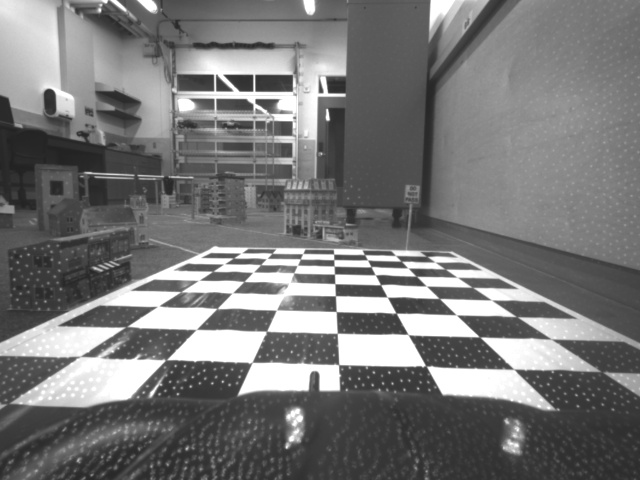
#> input picture testimages/calibre_center1.jpeg, 640 x 480 px, given in place of chessboard-lowres2.png, which was not available
$ python calibrate.py
#> lines starting #> are read from the running program, lines starting #| are printed output that depends on the picture; after the words box and inside, x2 and y2 are one past the last pixel; in counts of white or black regions, pixels touching at a corner belong together; pictures that were not available may be replaced by others from this repository, and a replacement may not be noted
### code/utils/makeChessboard.py
from cv2 import (FILLED as cv_FILLED,
                imshow as cv_imshow,
                waitKey as cv_waitKey,
                rectangle as cv_rectangle)
from numpy import ( uint8 as np_uint8,
                    zeros as np_zeros)
from pprint import PrettyPrinter

# help from
# https://answers.opencv.org/question/27917/how-to-create-a-chess-board/


def blackWhiteSwap(color):
    if color == 0:
        return 255
    else:
        return 0


def getChessboardPoints(shape=(640, 480), cols=8, rows=9, show=False):
    # dimensions we're working with
    IMG_W = shape[0]
    IMG_H = shape[1]

    # step size
    stepW = IMG_W // cols
    stepH = IMG_H // rows

    pts = []

    chessboard = np_zeros([IMG_H, IMG_W], dtype=np_uint8)
    color = 0

    for j in range(0, IMG_H, stepH):
        color = blackWhiteSwap(color)
        rowPts = []

        for i in range(0, IMG_W, stepW):
            rowPts.append([i, j])
            cv_rectangle(chessboard, (i, j), (i+stepW, j+stepH), color, thickness=cv_FILLED)
            color = blackWhiteSwap(color)
        rowPts.append([i, j+stepW])
        pts.append(rowPts)

    if show:
        cv_imshow("chessboard", chessboard)
        cv_waitKey(0)

    return pts


# [7 lines left out: function main, not called in this run]


# [2 lines that do not run on import are left out]

### code/camera/calibrate.py
from os import path as os_path
from sys import path as sys_path
from cv2 import (findHomography as cv_findHomography,
                imread as cv_imread,
                imshow as cv_imshow,
                waitKey as cv_waitKey,
                circle as cv_circle,
                warpPerspective as cv_warpPerspective,
                destroyAllWindows as cv_destroyAllWindows)
from numpy import array as np_array

sys_path.append(os_path.abspath("../utils/"))
from makeChessboard import getChessboardPoints

# help from
# https://www.learnopencv.com/homography-examples-using-opencv-python-c/


# dimensions we're working with
IMG_H = 480
IMG_W = 640

# image we use to calibrate - can still add more points
rgbSrcName = "calibre_centerv1_2.jpeg"
rgbSrcPts = [
    [213, 268], [258, 268], [304, 267], [349, 267], [395, 267], [442, 268], [488, 268],     # 0th row
    [204, 274], [252, 274], [301, 274], [350, 274], [400, 274], [449, 274], [500, 275],     # 1st row
    [139, 283], [191, 283], [245, 283], [298, 283], [351, 282],                             # 2nd row
            [404, 282], [458, 283], [514, 284], [570, 285],
    [119, 292], [591, 296],                                                                 # 3rd row
    [159, 305], [553, 308],                                                                 # 4th row
    [67,  319], [580, 324],                                                                 # 5th row
    [112, 339], [611, 344],                                                                 # 6th row
    [76,  363], [170, 364], [266, 364], [361, 366], [458, 367], [556, 369],                 # 7th row
    [29,  395], [240, 399], [253, 398], [365, 399], [480, 402], [596, 402],                 # 8th row
    [96,  446], [233, 450], [372, 450], [512, 452],                                         # 9th row
]
rgbChessPtsIdxs = [
    [0, 1], [0, 2], [0, 3], [0, 4], [0, 5], [0, 6], [0, 7],                     # 0th row
    [1, 1], [1, 2], [1, 3], [1, 4], [1, 5], [1, 6], [1, 7],                     # 1st row
    [2, 0], [2, 1], [2, 2], [2, 3], [2, 4], [2, 5], [2, 6], [2, 7], [2, 8],     # 2nd row
    [3, 0], [3, 8],                                                             # 3rd row
    [4, 1], [4, 7],                                                             # 4th row
    [5, 0], [5, 7],                                                             # 5th row
    [6, 1], [6, 7],                                                             # 6th row
    [7, 1], [7, 2], [7, 3], [7, 4], [7, 5], [7, 6],                             # 7th row
    [8, 1], [8, 2], [8, 3], [8, 4], [8, 5], [8, 6],                             # 8th row
    [9, 2], [8, 3], [8, 4], [8, 5],                                             # 9th row
]

# redo for low res
IMG_H_LOW = 240
IMG_W_LOW = 424
rgbLowSrcName = "chessboard-lowres2.png"
rgbSrcPtsLow = [
    [120, 121], [145, 121], [170, 121], [195, 121], [221, 121],                 # 0th row
            [246, 120], [271, 122], [297, 122],
    [113, 125], [139, 125], [166, 125], [276, 126], [303, 126], [333, 127],     # 1st row
    [101, 131], [162, 130], [221, 132], [282, 131], [342, 132],                 # 2nd row
    [90 , 137], [156, 138], [223, 138], [290, 139], [358, 139],                 # 3rd row
    [55 , 157], [140, 157], [224, 157], [310, 158], [397, 158],                 # 5th row
    [30 , 171], [127, 171], [226, 171], [327, 172], [423, 172],                 # 6th row
    [53 , 191], [111, 191], [228, 191], [347, 192], [406, 192],                 # 7th row
    [14 , 218], [85 , 219], [231, 220], [305, 221], [378, 221],                 # 8th row
]
rgbChessPtsIdxsLow = [
    [0, 0], [0, 1], [0, 2], [0, 3], [0, 4], [0, 5], [0, 6], [0, 7],             # 0th row
    [1, 0], [1, 1], [1, 2], [1, 6], [1, 7], [1, 8],                             # 1st row
    [2, 0], [2, 2], [2, 4], [2, 6], [2, 8],                                     # 2nd row
    [3, 0], [3, 2], [3, 4], [3, 6], [3, 8],                                     # 3rd row
    [5, 0], [5, 2], [5, 4], [5, 6], [5, 8],                                     # 5th row
    [6, 0], [6, 2], [6, 4], [6, 6], [6, 8],                                     # 6th row
    [7, 1], [7, 2], [7, 4], [7, 6], [7, 7],                                     # 7th row
    [8, 1], [8, 2], [8, 4], [8, 5], [8, 6],                                     # 8th row
]

depSrcName = "calibre_centerv1_1.jpeg"
depSrcPts = [
    [250, 258], [277, 258], [307, 258], [335, 258],                             # 0th row
            [365, 258], [392, 258], [422, 258], [450, 258],
    [213, 263], [243, 263], [274, 263], [304, 262], [335, 262],                 # 1st row
            [366, 262], [397, 262], [428, 262], [458, 263],
    [190, 274], [225, 274], [262, 274], [299, 274], [336, 274],                 # 3rd row
            [373, 274], [409, 274], [447, 275], [482, 274],
    [102, 317], [160, 317], [219, 319], [279, 319], [339, 319],                 # 7th row
            [398, 320], [457, 319], [518, 321], [577, 321],
    [60,  337], [128, 337], [198, 339], [269, 340], [338, 340],                 # 8th row
            [410, 340], [482, 342], [552, 342], [624, 343],
    [0,   368], [83,  368], [168, 370], [254, 371],                             # 9th row
            [340, 371], [427, 372], [515, 372], [603, 373],
]
depChessPtsIdxs = [
    [0, 1], [0, 2], [0, 3], [0, 4], [0, 5], [0, 6], [0, 7], [0, 8],             # 0th row
    [1, 0], [1, 1], [1, 2], [1, 3], [1, 4], [1, 5], [1, 6], [1, 7], [1, 8],     # 1st row
    [3, 0], [3, 1], [3, 2], [3, 3], [3, 4], [3, 5], [3, 6], [3, 7], [3, 8],     # 3rd row
    [7, 0], [7, 1], [7, 2], [7, 3], [7, 4], [7, 5], [7, 6], [7, 7], [7, 8],     # 7th row
    [8, 0], [8, 1], [8, 2], [8, 3], [8, 4], [8, 5], [8, 6], [8, 7], [8, 8],     # 8th row
    [9, 0], [9, 1], [9, 2], [9, 3], [9, 4], [9, 5], [9, 6], [9, 7],             # 9th row
]


def getHomographyMatrix(type="color", inverse=False):
    if type == "color":
        rgbChessboardPts = getChessboardPoints((IMG_W, IMG_H), cols=8, rows=9, show=False)
        rgbChessPts = []

        for p in rgbChessPtsIdxs:
            rgbChessPts.append(rgbChessboardPts[p[0]][p[1]])

        if inverse:
            hmg, status = cv_findHomography(np_array(rgbChessPts), np_array(rgbSrcPts))
        else:
            hmg, status = cv_findHomography(np_array(rgbSrcPts), np_array(rgbChessPts))
        return hmg

    elif type == "depth":
        # depth
        depChessboardPts = getChessboardPoints((IMG_W, IMG_H), cols=8, rows=9, show=False)
        depChessPts = []

        for p in depChessPtsIdxs:
            depChessPts.append(depChessboardPts[p[0]][p[1]])

        if inverse:
            hmg, status = cv_findHomography(np_array(depChessPts), np_array(depSrcPts))
        else:
            hmg, status = cv_findHomography(np_array(depSrcPts), np_array(depChessPts))
        return hmg

    elif type == "color-lowres":
        # low-res rgb
        rgbChessboardPts = getChessboardPoints((IMG_W_LOW, IMG_H_LOW), cols=8, rows=9, show=False)
        rgbChessPts = []

        for p in rgbChessPtsIdxsLow:
            rgbChessPts.append(rgbChessboardPts[p[0]][p[1]])

        if inverse:
            hmg, status = cv_findHomography(np_array(rgbChessPts), np_array(rgbSrcPtsLow))
        else:
            hmg, status = cv_findHomography(np_array(rgbSrcPtsLow), np_array(rgbChessPts))
        return hmg

    else:
        print("invalid option!")
        return None


def getImg(dir, name, show=True):
#> called with dir = 'code/camera/tools', name = 'chessboard-lowres2.png', show = True
    srcImg = cv_imread(os_path.join(dir, name))
#> srcImg is the input picture: shape (480, 640, 3); min 34, max 255, mean 119.6
    if show:
        cv_circle(srcImg, (srcImg.shape[1] // 2, srcImg.shape[0]-10), 5, (0, 255, 0), 5)
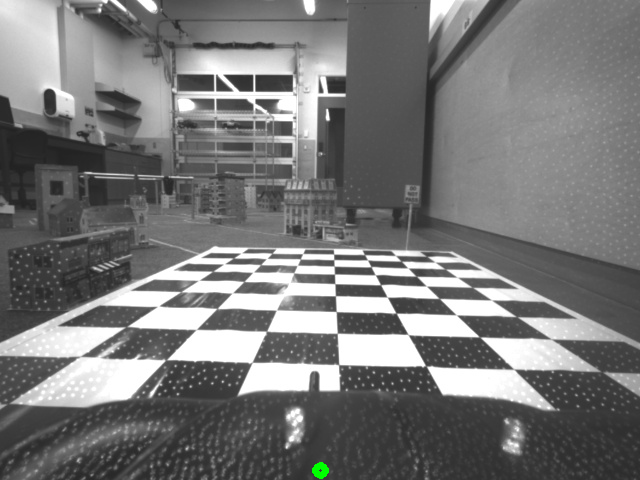
#> srcImg: shape (480, 640, 3); 0.07% of pixels changed, all inside (x1, y1, x2, y2) = (312, 462, 329, 479)
        cv_imshow("src", srcImg)
        cv_waitKey(0)

    return srcImg


def main():
    pathDir = os_path.abspath("../../testimages/chessboard")
    # rgbDir = os_path.join(pathDir, "rgb")
    depDir = os_path.join(pathDir, "depth")

    # rgbSrc = getImg(rgbDir, rgbSrcName)
    # hmg = getHomographyMatrix("color")
    rgbDir = os_path.abspath("./tools")
    rgbSrc = getImg(rgbDir, rgbLowSrcName, show=True)
    hmg = getHomographyMatrix("color-lowres")
    rgbOut = cv_warpPerspective(rgbSrc, hmg, (rgbSrc.shape[1], rgbSrc.shape[0]))
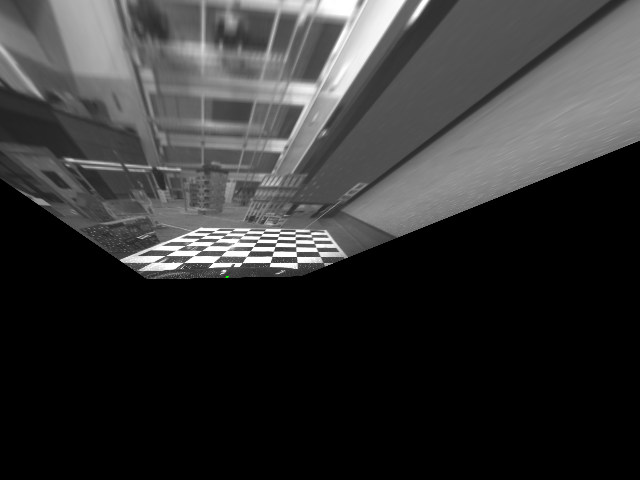
#> rgbOut: shape (480, 640, 3); mean B, G, R 52.5, 52.5, 52.5

    cv_imshow("warpedRGB", rgbOut)
    cv_waitKey(0)

    # [6 lines of commented-out code are left out]

    cv_destroyAllWindows()


if __name__ == '__main__':
    main()

$ run again, on testimages/calibre_center2.jpeg
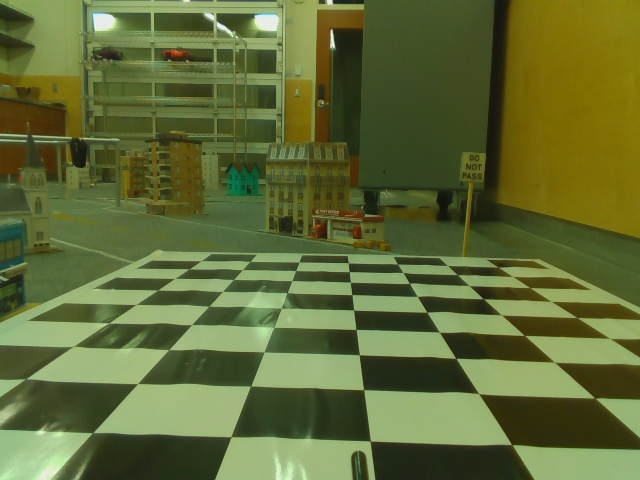
#> input picture testimages/calibre_center2.jpeg, 640 x 480 px, given in place of chessboard-lowres2.png, which was not available
#> in getImg, srcImg is the input picture: shape (480, 640, 3); mean B, G, R 54.8, 107, 96
#> in getImg, `cv_circle(srcImg, (srcImg.shape[1] // 2, srcImg.shape[0]-10), 5, (0, 2..`:
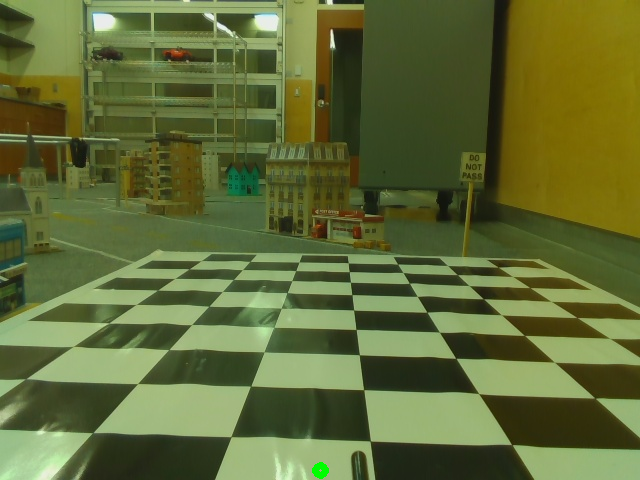
#> srcImg: shape (480, 640, 3); 0.07% of pixels changed, all inside (x1, y1, x2, y2) = (312, 462, 329, 479)
#> in main, `rgbOut = cv_warpPerspective(rgbSrc, hmg, (rgbSrc.shape[1], rgbSrc.shap..`:
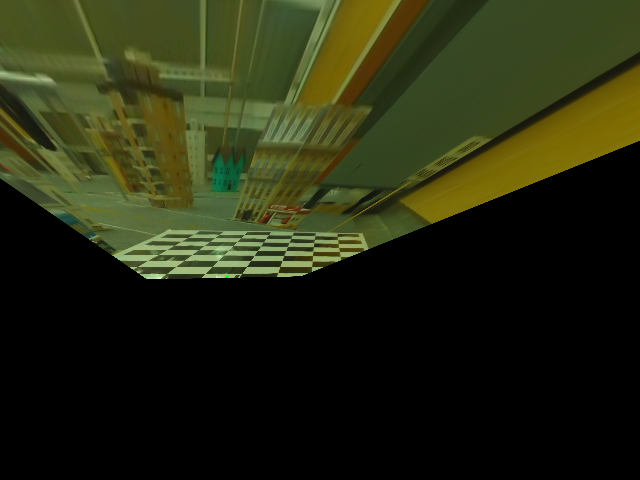
#> rgbOut: shape (480, 640, 3); mean B, G, R 16.6, 40.7, 37

$ run again, on testimages/calibre_left1_v1_1.jpeg
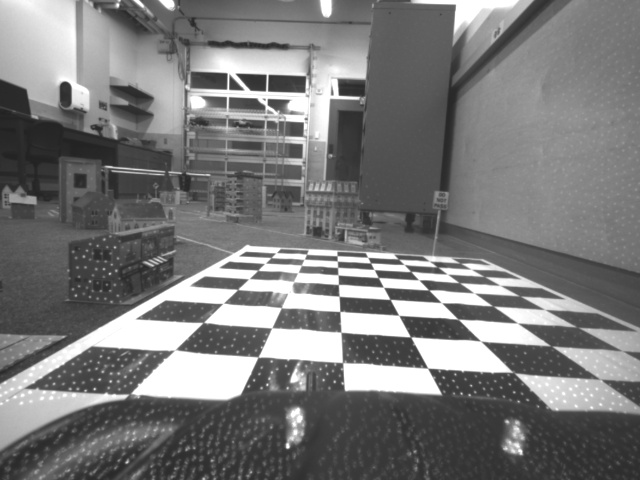
#> input picture testimages/calibre_left1_v1_1.jpeg, 640 x 480 px, given in place of chessboard-lowres2.png, which was not available
#> in getImg, srcImg is the input picture: shape (480, 640, 3); min 33, max 255, mean 121.6
#> in getImg, `cv_circle(srcImg, (srcImg.shape[1] // 2, srcImg.shape[0]-10), 5, (0, 2..`:
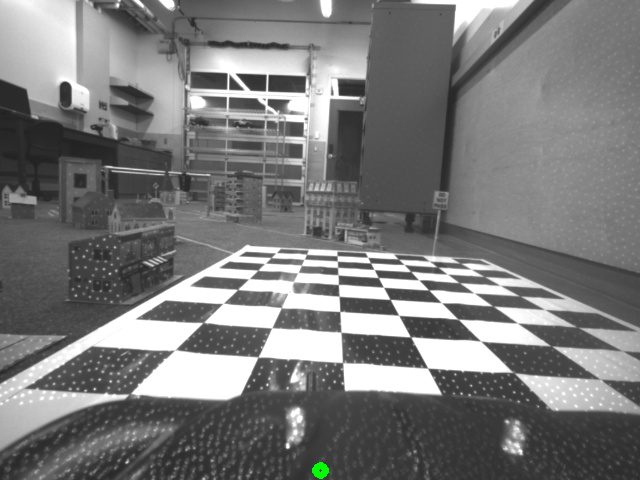
#> srcImg: shape (480, 640, 3); 0.07% of pixels changed, all inside (x1, y1, x2, y2) = (312, 462, 329, 479)
#> in main, `rgbOut = cv_warpPerspective(rgbSrc, hmg, (rgbSrc.shape[1], rgbSrc.shap..`:
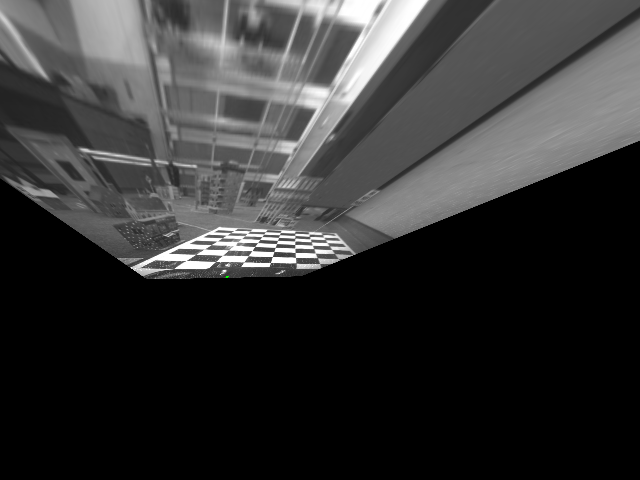
#> rgbOut: shape (480, 640, 3); mean B, G, R 52.2, 52.3, 52.2
